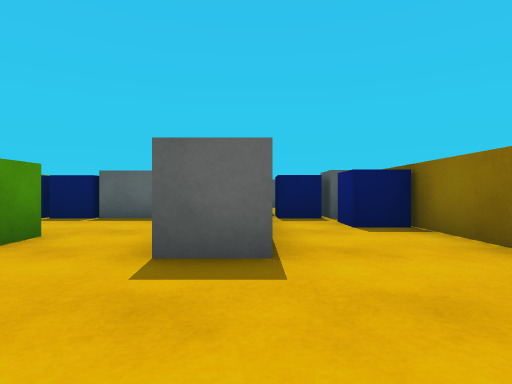
view 1 (above)

14 first-person views from a walk through a scene from a Unity 3-D project. The camera is 0.55 m above the floor, looks level and sees 80° across. The floor is counted in squares, 1 m on a side. Each view is taken from the middle of a square. On the plan, view 1 faces up. The plan holds only what a view shows up to about 9 squares ahead; the rest is blank. The place goes on beyond the plan. The player is left out. Surface patterns are stand-ins for the level's own textures.

view 2
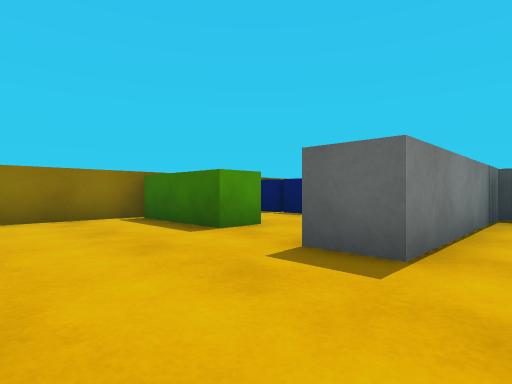

view 3
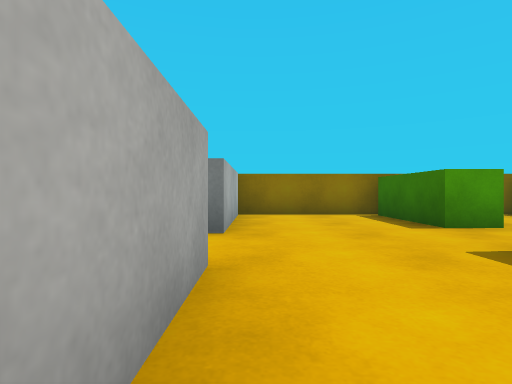

view 4
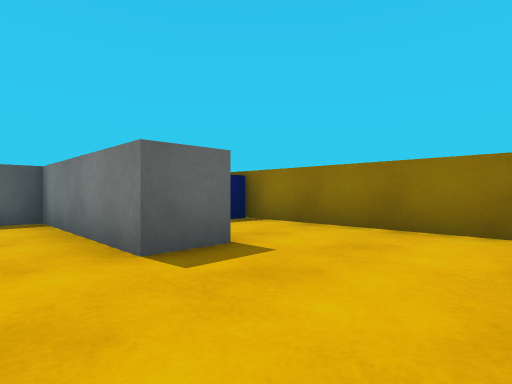

view 5
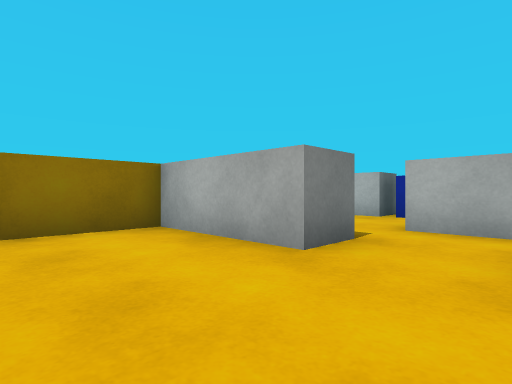

view 6
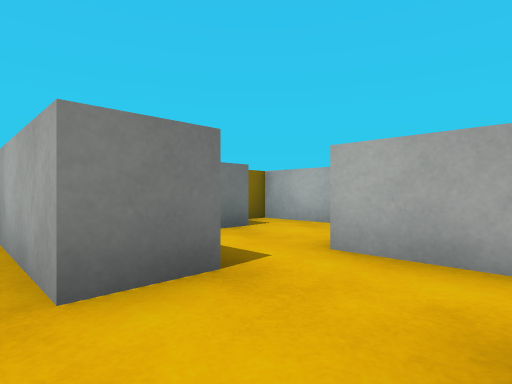

view 7
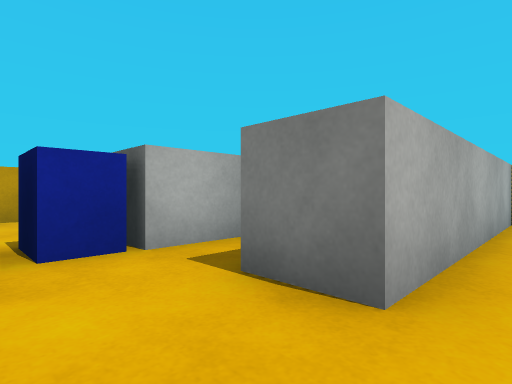

view 8
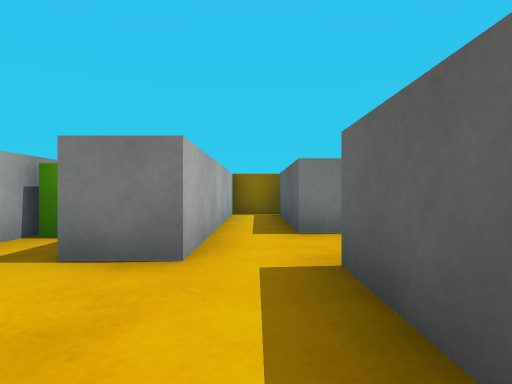

view 9
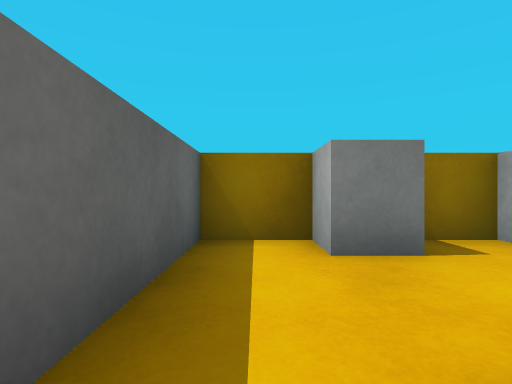

view 10
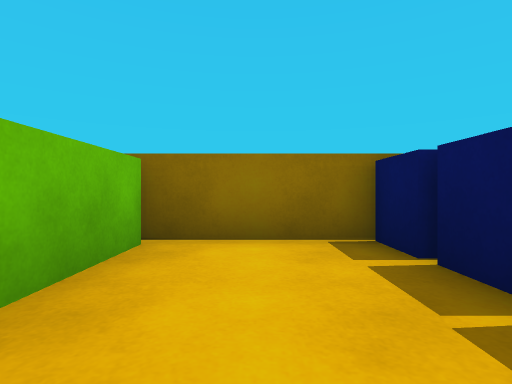

view 11
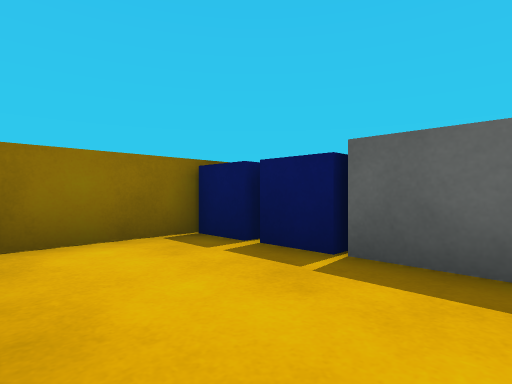

view 12
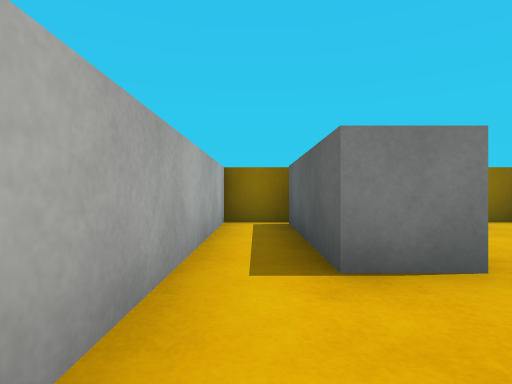

view 13
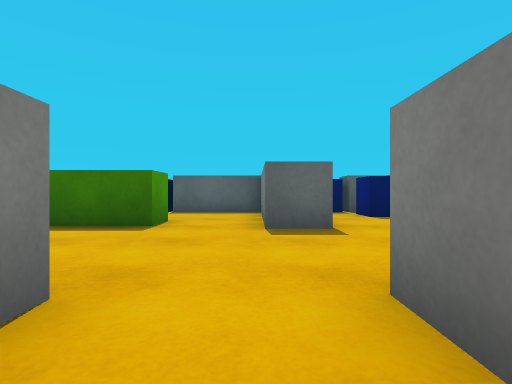

view 14
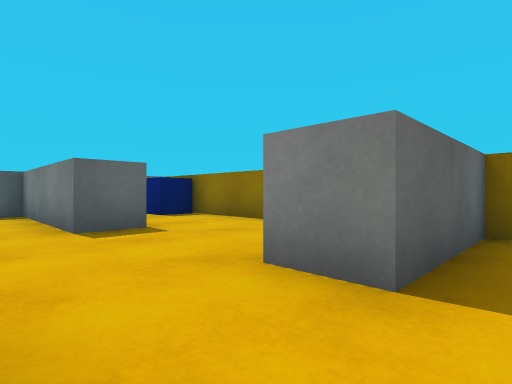

### Floor plan
Points are (right, up) in squares from view 1. A wall is a line through its corners. A room is listed if a view was taken in it or the views show most of it. See-through windows are left out.
Room 1 (views 1, 2, 3, 4, 5, 6, 10, 11)
walls: (-2.8, -0.4) (-2.1, -0.4) (-2.1, -1.4); (-0.3, -1.4) (-0.3, -0.4) (2.5, -0.4) (2.5, 5); (0.1, 7.4) (0.1, 2.5) (-0.9, 2.5) (-0.9, 6.4) (-3.4, 6.4); (-5.6, 6.5) (-5.6, -1)
ways out: opening at (-1.5, -1) to room 2
objects: green block (-5, 3) to (-3, 4); blue cube (1, 7); blue cube (2, 5); cube (2, 7)
Room 2 (views 7, 8, 9, 12, 13, 14)
walls: (-2.1, -1.4) (-5.2, -1.4); (2.5, -4.9) (2.5, -1.4) (-0.3, -1.4); (-5.6, -1) (-5.6, -2.6) (-0.4, -2.6) (-0.4, -3.6)
ways out: opening at (-1.5, -1) to room 1
objects: block (-3, -5); green cube (-2, -5) to (-2, -4); block (-1, -6) to (-1, -5); blue block (0, -6) to (1, -5); block (1, -6) to (2, -5); block (2, -3)

Where each view was taken, in squares from view 1:
view 1: 0 up, 0 right, facing up
view 2: 0 up, 1 right, facing up-left
view 3: 0 up, 2 right, facing left
view 4: 0 up, 2 left, facing up-right
view 5: 2 up, 2 left, facing down-right
view 6: 0 up, 2 left, facing down-right
view 7: 2 down, 1 right, facing down-left
view 8: 2 down, 2 right, facing left
view 9: 2 down, 1 left, facing right
view 10: 5 up, 2 left, facing left
view 11: 4 up, 2 left, facing up-left
view 12: 2 down, 0 right, facing left
view 13: 2 down, 1 left, facing up
view 14: 2 down, 2 left, facing up-right
